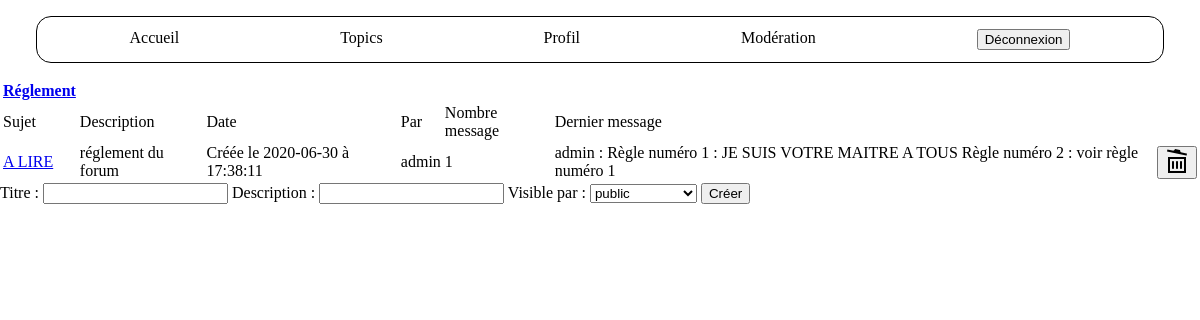
The app's page /conversation.php?id_topic=2 (signed in), older data.
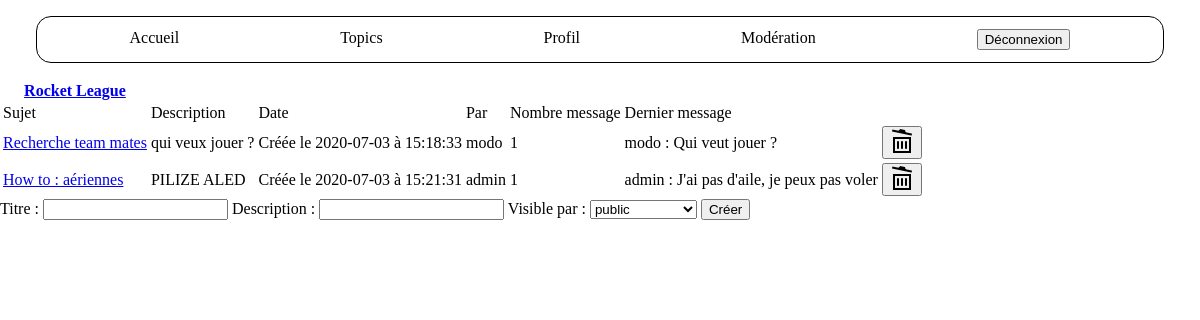
The same page, newer data.
### tables this page shows
CREATE TABLE IF NOT EXISTS `topics` (
  `id` int(11) NOT NULL AUTO_INCREMENT,
  `id_utilisateur` int(11) NOT NULL,
  `titre` varchar(140) NOT NULL,
  `description` varchar(255) NOT NULL,
  `id_confidentialite` int(11) NOT NULL,
  `date` datetime NOT NULL DEFAULT current_timestamp(),
  PRIMARY KEY (`id`)
);

CREATE TABLE IF NOT EXISTS `conversations` (
  `id` int(11) NOT NULL AUTO_INCREMENT,
  `id_utilisateur` int(11) NOT NULL,
  `id_topic` int(11) NOT NULL,
  `titre` varchar(140) NOT NULL,
  `description` varchar(255) NOT NULL,
  `date` datetime NOT NULL DEFAULT current_timestamp(),
  `id_confidentialite` int(11) NOT NULL,
  PRIMARY KEY (`id`),
  KEY `id_topic` (`id_topic`)
);

CREATE TABLE IF NOT EXISTS `utilisateurs` (
  `id` int(11) NOT NULL AUTO_INCREMENT,
  `login` varchar(80) NOT NULL,
  `mdp` varchar(80) NOT NULL,
  `nom` varchar(255) NOT NULL,
  `prenom` varchar(255) NOT NULL,
  `mail` varchar(255) NOT NULL,
  `avatar` varchar(255) DEFAULT NULL,
  `id_confidentialite` int(11) NOT NULL DEFAULT 2,
  PRIMARY KEY (`id`)
);

CREATE TABLE IF NOT EXISTS `messages` (
  `id` int(11) NOT NULL AUTO_INCREMENT,
  `id_conversation` int(11) NOT NULL,
  `id_utilisateur` int(11) NOT NULL,
  `message` varchar(255) NOT NULL,
  `date` datetime DEFAULT current_timestamp(),
  PRIMARY KEY (`id`),
  KEY `id_conversation` (`id_conversation`)
);

### include/php_conversation.php (called while the page is built, shortened)
<?php
    require_once 'fonctions/fonction_conversation.php';
    $connexionbdd = connexionbdd();
    if(isset($_GET["id_topic"]))
        {
            $id_topic = $_GET["id_topic"];
            $requete_titre_topic = "SELECT titre FROM topics WHERE id=$id_topic";
            $query_titre_topic = mysqli_query($connexionbdd, $requete_titre_topic);
            $resultat_titre_topic = mysqli_fetch_all($query_titre_topic, MYSQLI_ASSOC);
            $titre_topic = $resultat_titre_topic[0]["titre"];
            if(isset($_SESSION["id_confidentialite"]) && ($_SESSION["id_confidentialite"]==3 || $_SESSION["id_confidentialite"]==4))
                {
                    $requete_conversation = "SELECT * FROM utilisateurs INNER JOIN conversations ON conversations.id_utilisateur=utilisateurs.id WHERE id_topic=$id_topic";
                }
        }
    else
        {
            header("location:topic.php");
        }
    $query_conversation = mysqli_query($connexionbdd, $requete_conversation);
    $conversation = mysqli_fetch_all($query_conversation, MYSQLI_ASSOC);
?>

### conversation.php (the view, shortened to what this page needs)
<?php
    include 'include/php_conversation.php';
?>
<!DOCTYPE html>
<html>
<head>
    <link rel="stylesheet" href="css/style.css"/>
    <link rel="stylesheet" href="css/style.css">
</head>
<body>
    <header>
        <?php include 'include/header.php';?>
    </header>
    <main>
        <?php
            if(empty($conversation))
                {
                    ?>
                    <p>Il n'y a pas encore de conversations dans <b><?php echo $titre_topic;?><b></p>
                    <?php
                    if(!isset($_SESSION["login"]))
                        {
                            ?>
                            <p>Si tu souhaites créer une conversation, je t'invite à <a href="inscription.php">t'inscire</a> et/ou à te <a href="connexion.php">connecter</a></p>
                            <?php
                        }
                }
            else
                {
                    ?>
                    <table>
                        <thead>
                            <th><a href="topic.php"><?php echo $titre_topic;?></a></th>
                        </thead>
                        <tbody>
                            <tr>
                                <td>Sujet</td>
                                <td>Description</td>
                                <td>Date</td>
                                <td>Par</td>
                                <td>Nombre message</td>
                                <td>Dernier message</td>
                            </tr>
                    <?php
                    foreach($conversation as $nbconversation => $info_conv)
                        {
                            ?>
                            <tr>
                                <td><a href="messages.php?id_conv=<?php echo $info_conv["id"];?>"><?php echo $info_conv["titre"]; ?></a></td>
                                <td><?php echo $info_conv["description"];?></td>
                                <td><?php date_conv($info_conv);?></td>
                                <td><?php echo $info_conv["login"];?></td>
                                <?php count_message($info_conv); ?>
                                <?php dernier_msg($info_conv["id"]); ?>
                                <?php suppressionconversation($info_conv);?>
                            </tr>
                            <?php
                        }
                            ?>
                        </tbody>
                    </table>
                                    <?php
                }
        ?>
        <?php
            if(isset($_SESSION["login"]))
                {
                    form_conv();
                        ?>
                        <?php
                }
        ?>
    </main>
</body>
</html>

### include/header.php (shortened to what this page needs)
<section id="header">
    <ul>
        <li><a href="index.php">Accueil</a></li>
        <li><a href="topic.php">Topics</a></li>
        <?php
            if (isset($_SESSION['login']) == false)
            {
                echo '<li><a href="inscription.php">Inscription</a></li>';
                echo '<li><a href="connexion.php">Connexion</a></li>';
            }
            else if (isset($_SESSION['login']) && ($_SESSION['id_confidentialite'] == 3 || $_SESSION['id_confidentialite'] == 4))
            {
                echo '<li><a href="profil.php">Profil</a></li>';
                echo '<li><a href="moderation.php">Modération</a></li>';
                echo '<li><form method="POST" action=""><button type="submit" name="deco">Déconnexion</button></form></li>';
            }
        ?>
    </ul>
</section>

### fonctions/fonction_conversation.php (shortened to what this page needs)
<?php
function form_conv()
    {
        $connexionbdd = connexionbdd();
        $requete_rang = "SELECT * FROM confidentialite";
        $query_rang = mysqli_query($connexionbdd, $requete_rang);
        $rang = mysqli_fetch_all($query_rang, MYSQLI_ASSOC);
        ?>
            <form action="" method="POST">
                <label for="titre">Titre :</label>
                <input type="text" id="titre" name="titre" required>
                <label for="description">Description :</label>
                <input type="text" id="decription" name="description" required>
                <label for="confidentialite">Visible par :</label>
                        <select name="confidentialite" id="confidentialite" required>
                        <?php
                            foreach($rang as $role => $info_rang)
                                {
                                    ?>
                                    <option value="<?php echo $info_rang["id"];?>"><?php echo $info_rang["rang"];?></option>
                                    <?php
                                }
                        ?>
                        </select>
                <input type="submit" name="crea_conv" value="Créer">
            </form>
            <?php
    }
function date_conv($info_conv)
    {
        $date = explode(" ", $info_conv["date"]);
        $jour = $date[0];
        $heure = $date[1];
        echo "Créée le " . $jour . " à " . $heure;
    }
function count_message($info_conv)
    {
        $id = $info_conv["id"];
        $connexionbdd = connexionbdd();
        $requete_message = "SELECT COUNT(id) FROM messages WHERE id_conversation=$id";
        $query_message = mysqli_query($connexionbdd, $requete_message);
        $count_message = mysqli_fetch_all($query_message, MYSQLI_ASSOC);
        ?>
            <td><?php echo $count_message[0]["COUNT(id)"];?></td>
        <?php
        return $count_message;
    }
function dernier_msg($id_conversation)
    {
        $connexionbdd = connexionbdd();
        $requete_max_id = "SELECT MAX(id) FROM messages WHERE id_conversation=$id_conversation";
        $query_requete_max_id = mysqli_query($connexionbdd, $requete_max_id);
        $resultat_max_id = mysqli_fetch_all($query_requete_max_id, MYSQLI_ASSOC);
        $max_id = $resultat_max_id[0]["MAX(id)"];
        if(!empty($max_id))
            {
                $requete_last_msg = "SELECT message,date, login FROM utilisateurs INNER JOIN messages ON messages.id_utilisateur=utilisateurs.id WHERE id_conversation=$id_conversation AND messages.id=$max_id";
                $query_last_msg = mysqli_query($connexionbdd, $requete_last_msg);
                $last_msg = mysqli_fetch_all($query_last_msg, MYSQLI_ASSOC);
                ?>
                <td><?php echo $last_msg[0]["login"];?> : <?php echo $last_msg[0]["message"];?></td>
                <?php
            }
        else
            {
                ?>
                <td></td>
                <?php
            }
    }
function suppressionconversation($info_conv)
    {
        if(isset($_SESSION["id_confidentialite"]) && $_SESSION["id_confidentialite"]==4)
            {
                ?>
                <td><button><a href="include/suppression.php?sup_conv=<?php echo $info_conv["id"];?>" onclick="return confirm('Supprimer : <?=$info_conv['titre'];?> ?')"><img src="image/trash.png" alt="logo poubelle"></a></button></td>
                <?php
            }
    }
?>

### css/style.css (style rules this page uses)
html { margin: 0; height: 100%; }
body { display: flex; flex-direction: column; margin: 0; height: 100%; }
#header ul { display: flex; flex-direction: row; justify-content: space-around; list-style-type: none; border: 1px solid black; border-radius: 15px; padding: 1%; margin-left: 3%; margin-right: 3%; }
#header ul li a { text-decoration: none; color: black; }

Row changes from the older to the newer data that the page shows:
removed conversations: titre "A LIRE", description "réglement du forum", date "2020-06-30", date "17:38:11", id_utilisateur.login "admin", COUNT "1", messages.message "Règle numéro 1 : JE SUIS VOTRE MAITRE A TOUS Règle numéro 2 : voir règle numéro 1"
changed topics: titre "Réglement" → "Rocket League"
added conversations: titre "Recherche team mates", description "qui veux jouer ?", date "2020-07-03", date "15:18:33", id_utilisateur.login "modo", COUNT "1", messages.message "Qui veut jouer ?"
added conversations: titre "How to : aériennes", description "PILIZE ALED", date "2020-07-03", date "15:21:31", id_utilisateur.login "admin", COUNT "1", messages.message "J'ai pas d'aile, je peux pas voler"
